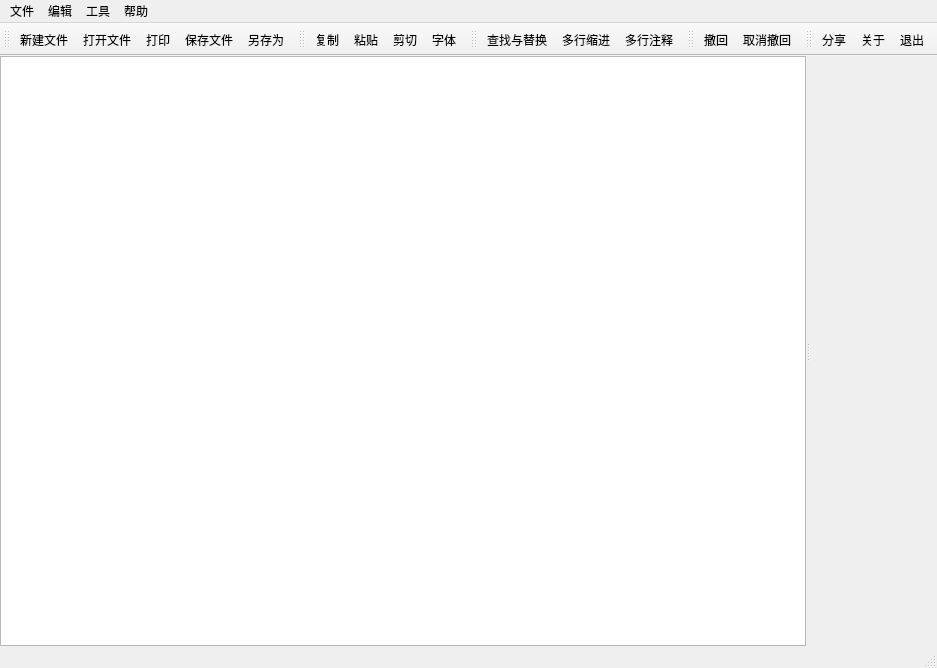
<?xml version="1.0" encoding="UTF-8"?>
<ui version="4.0">
 <class>MainWindow</class>
 <widget class="QMainWindow" name="MainWindow">
  <property name="geometry">
   <rect>
    <x>0</x>
    <y>0</y>
    <width>937</width>
    <height>668</height>
   </rect>
  </property>
  <property name="windowTitle">
   <string>代码编辑器</string>
  </property>
  <property name="windowIcon">
   <iconset resource="images.qrc">
    <normaloff>:/images/images/code_lg.png</normaloff>:/images/images/code_lg.png</iconset>
  </property>
  <widget class="QWidget" name="centralwidget">
   <layout class="QHBoxLayout" name="horizontalLayout">
    <property name="spacing">
     <number>0</number>
    </property>
    <property name="leftMargin">
     <number>0</number>
    </property>
    <property name="topMargin">
     <number>0</number>
    </property>
    <property name="rightMargin">
     <number>0</number>
    </property>
    <property name="bottomMargin">
     <number>0</number>
    </property>
    <item>
     <widget class="QSplitter" name="splitter">
      <property name="orientation">
       <enum>Qt::Horizontal</enum>
      </property>
      <widget class="QTreeView" name="treeView">
       <property name="maximumSize">
        <size>
         <width>16777215</width>
         <height>16777215</height>
        </size>
       </property>
      </widget>
      <widget class="QTabWidget" name="tabWidget">
       <property name="tabShape">
        <enum>QTabWidget::Rounded</enum>
       </property>
       <property name="currentIndex">
        <number>-1</number>
       </property>
       <property name="elideMode">
        <enum>Qt::ElideMiddle</enum>
       </property>
       <property name="documentMode">
        <bool>true</bool>
       </property>
       <property name="tabsClosable">
        <bool>true</bool>
       </property>
       <property name="movable">
        <bool>true</bool>
       </property>
      </widget>
     </widget>
    </item>
   </layout>
  </widget>
  <widget class="QMenuBar" name="menubar">
   <property name="geometry">
    <rect>
     <x>0</x>
     <y>0</y>
     <width>937</width>
     <height>26</height>
    </rect>
   </property>
   <widget class="QMenu" name="menu">
    <property name="title">
     <string>文件</string>
    </property>
    <addaction name="new_file"/>
    <addaction name="open_file"/>
    <addaction name="separator"/>
    <addaction name="save_file"/>
    <addaction name="save_as"/>
    <addaction name="separator"/>
    <addaction name="print"/>
    <addaction name="separator"/>
   </widget>
   <widget class="QMenu" name="menu_2">
    <property name="title">
     <string>编辑</string>
    </property>
    <addaction name="copy"/>
    <addaction name="paste"/>
    <addaction name="cut"/>
    <addaction name="separator"/>
    <addaction name="font"/>
   </widget>
   <widget class="QMenu" name="menu_3">
    <property name="title">
     <string>帮助</string>
    </property>
    <addaction name="about"/>
    <addaction name="exit"/>
   </widget>
   <widget class="QMenu" name="menu_4">
    <property name="title">
     <string>工具</string>
    </property>
    <addaction name="find_and_replace"/>
    <addaction name="separator"/>
    <addaction name="indentation"/>
    <addaction name="explain"/>
    <addaction name="separator"/>
    <addaction name="share"/>
   </widget>
   <addaction name="menu"/>
   <addaction name="menu_2"/>
   <addaction name="menu_4"/>
   <addaction name="menu_3"/>
  </widget>
  <widget class="QStatusBar" name="statusbar"/>
  <widget class="QToolBar" name="toolBar">
   <property name="windowTitle">
    <string>toolBar</string>
   </property>
   <attribute name="toolBarArea">
    <enum>TopToolBarArea</enum>
   </attribute>
   <attribute name="toolBarBreak">
    <bool>false</bool>
   </attribute>
   <addaction name="new_file"/>
   <addaction name="open_file"/>
   <addaction name="print"/>
   <addaction name="save_file"/>
   <addaction name="save_as"/>
  </widget>
  <widget class="QToolBar" name="toolBar_2">
   <property name="windowTitle">
    <string>toolBar_2</string>
   </property>
   <attribute name="toolBarArea">
    <enum>TopToolBarArea</enum>
   </attribute>
   <attribute name="toolBarBreak">
    <bool>false</bool>
   </attribute>
   <addaction name="copy"/>
   <addaction name="paste"/>
   <addaction name="cut"/>
   <addaction name="font"/>
  </widget>
  <widget class="QToolBar" name="toolBar_3">
   <property name="windowTitle">
    <string>toolBar_3</string>
   </property>
   <attribute name="toolBarArea">
    <enum>TopToolBarArea</enum>
   </attribute>
   <attribute name="toolBarBreak">
    <bool>false</bool>
   </attribute>
   <addaction name="find_and_replace"/>
   <addaction name="indentation"/>
   <addaction name="explain"/>
  </widget>
  <widget class="QToolBar" name="toolBar_4">
   <property name="windowTitle">
    <string>toolBar_4</string>
   </property>
   <attribute name="toolBarArea">
    <enum>TopToolBarArea</enum>
   </attribute>
   <attribute name="toolBarBreak">
    <bool>false</bool>
   </attribute>
   <addaction name="undo"/>
   <addaction name="redo"/>
  </widget>
  <widget class="QToolBar" name="toolBar_5">
   <property name="windowTitle">
    <string>toolBar_5</string>
   </property>
   <attribute name="toolBarArea">
    <enum>TopToolBarArea</enum>
   </attribute>
   <attribute name="toolBarBreak">
    <bool>false</bool>
   </attribute>
   <addaction name="share"/>
   <addaction name="about"/>
   <addaction name="exit"/>
  </widget>
  <action name="new_file">
   <property name="icon">
    <iconset resource="images.qrc">
     <normaloff>:/images/images/new.png</normaloff>:/images/images/new.png</iconset>
   </property>
   <property name="text">
    <string>新建文件</string>
   </property>
   <property name="shortcut">
    <string>Ctrl+N</string>
   </property>
  </action>
  <action name="open_file">
   <property name="icon">
    <iconset resource="images.qrc">
     <normaloff>:/images/images/open.png</normaloff>:/images/images/open.png</iconset>
   </property>
   <property name="text">
    <string>打开文件</string>
   </property>
   <property name="shortcut">
    <string>Ctrl+O</string>
   </property>
  </action>
  <action name="save_file">
   <property name="icon">
    <iconset resource="images.qrc">
     <normaloff>:/images/images/save.png</normaloff>:/images/images/save.png</iconset>
   </property>
   <property name="text">
    <string>保存文件</string>
   </property>
   <property name="shortcut">
    <string>Ctrl+S</string>
   </property>
  </action>
  <action name="save_as">
   <property name="icon">
    <iconset resource="images.qrc">
     <normaloff>:/images/images/save_as.png</normaloff>:/images/images/save_as.png</iconset>
   </property>
   <property name="text">
    <string>另存为</string>
   </property>
   <property name="shortcut">
    <string>Ctrl+Shift+S</string>
   </property>
  </action>
  <action name="paste">
   <property name="icon">
    <iconset resource="images.qrc">
     <normaloff>:/images/images/paste.png</normaloff>:/images/images/paste.png</iconset>
   </property>
   <property name="text">
    <string>粘贴</string>
   </property>
   <property name="shortcut">
    <string>Ctrl+V</string>
   </property>
  </action>
  <action name="cut">
   <property name="icon">
    <iconset resource="images.qrc">
     <normaloff>:/images/images/cut.png</normaloff>:/images/images/cut.png</iconset>
   </property>
   <property name="text">
    <string>剪切</string>
   </property>
   <property name="shortcut">
    <string>Ctrl+X</string>
   </property>
  </action>
  <action name="copy">
   <property name="icon">
    <iconset resource="images.qrc">
     <normaloff>:/images/images/copy.png</normaloff>:/images/images/copy.png</iconset>
   </property>
   <property name="text">
    <string>复制</string>
   </property>
   <property name="shortcut">
    <string>Ctrl+C</string>
   </property>
  </action>
  <action name="font">
   <property name="icon">
    <iconset resource="images.qrc">
     <normaloff>:/images/images/font.png</normaloff>:/images/images/font.png</iconset>
   </property>
   <property name="text">
    <string>字体</string>
   </property>
   <property name="shortcut">
    <string>Ctrl+Shift+F</string>
   </property>
  </action>
  <action name="about">
   <property name="icon">
    <iconset resource="images.qrc">
     <normaloff>:/images/images/info.png</normaloff>:/images/images/info.png</iconset>
   </property>
   <property name="text">
    <string>关于</string>
   </property>
   <property name="shortcut">
    <string>Ctrl+Shift+I</string>
   </property>
  </action>
  <action name="undo">
   <property name="icon">
    <iconset resource="images.qrc">
     <normaloff>:/images/images/edit_undo.png</normaloff>:/images/images/edit_undo.png</iconset>
   </property>
   <property name="text">
    <string>撤回</string>
   </property>
   <property name="shortcut">
    <string>Ctrl+Z</string>
   </property>
  </action>
  <action name="redo">
   <property name="icon">
    <iconset resource="images.qrc">
     <normaloff>:/images/images/edit_redo.png</normaloff>:/images/images/edit_redo.png</iconset>
   </property>
   <property name="text">
    <string>取消撤回</string>
   </property>
   <property name="shortcut">
    <string>Ctrl+Shift+Z</string>
   </property>
  </action>
  <action name="exit">
   <property name="icon">
    <iconset resource="images.qrc">
     <normaloff>:/images/images/exit.png</normaloff>:/images/images/exit.png</iconset>
   </property>
   <property name="text">
    <string>退出</string>
   </property>
   <property name="shortcut">
    <string>Esc</string>
   </property>
  </action>
  <action name="print">
   <property name="icon">
    <iconset resource="images.qrc">
     <normaloff>:/images/images/print.png</normaloff>:/images/images/print.png</iconset>
   </property>
   <property name="text">
    <string>打印</string>
   </property>
   <property name="shortcut">
    <string>Ctrl+P</string>
   </property>
  </action>
  <action name="find_and_replace">
   <property name="icon">
    <iconset resource="images.qrc">
     <normaloff>:/images/images/find.png</normaloff>:/images/images/find.png</iconset>
   </property>
   <property name="text">
    <string>查找与替换</string>
   </property>
  </action>
  <action name="indentation">
   <property name="icon">
    <iconset resource="images.qrc">
     <normaloff>:/images/images/right.png</normaloff>:/images/images/right.png</iconset>
   </property>
   <property name="text">
    <string>多行缩进</string>
   </property>
  </action>
  <action name="explain">
   <property name="icon">
    <iconset resource="images.qrc">
     <normaloff>:/images/images/explain.png</normaloff>:/images/images/explain.png</iconset>
   </property>
   <property name="text">
    <string>多行注释</string>
   </property>
  </action>
  <action name="share">
   <property name="icon">
    <iconset resource="images.qrc">
     <normaloff>:/images/images/share.png</normaloff>:/images/images/share.png</iconset>
   </property>
   <property name="text">
    <string>分享</string>
   </property>
  </action>
 </widget>
 <resources>
  <include location="images.qrc"/>
 </resources>
 <connections/>
</ui>
